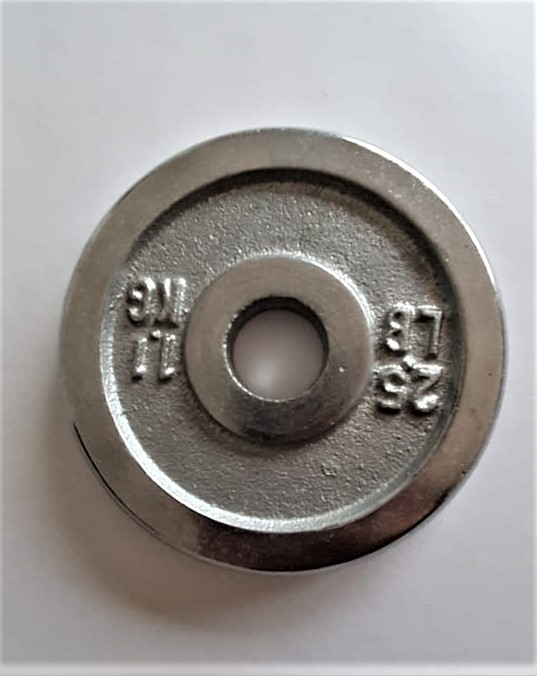
#> input picture Artificial Vision/TP N°3 - Reconocer Formas/testing/WhatsApp Image 2020-05-22 at 09.22.07.jpeg, 537 x 676 px
$ python -i HUmomentsfromI.py   (imports and definitions only)
#> lines starting #> are read from the running program, lines starting #| are printed output that depends on the picture; after the words box and inside, x2 and y2 are one past the last pixel; in counts of white or black regions, pixels touching at a corner belong together
import cv2

def on_trackbar_change(val):
    # do nothing
    pass

def contour(frame):
    window_name = 'Binary'
    trackbar_name = 'Threshold'
    Amin = 'Area min'
    Amax ='Area max'
    cv2.namedWindow(window_name)
    slider_max = 200
    cv2.createTrackbar(trackbar_name, window_name, 0, slider_max, on_trackbar_change)
    cv2.createTrackbar(Amin, window_name, 1, 24999, on_trackbar_change)
    cv2.createTrackbar(Amax, window_name, 25000, 50000, on_trackbar_change)

        # Obtenemos el valor del trackbar
    trackbar_val = cv2.getTrackbarPos(trackbar_name, window_name)
    areamax = cv2.getTrackbarPos(Amax, window_name)
    areamin = cv2.getTrackbarPos(Amin, window_name)


    # Llevamos la imagen a monocromatica
    gray = cv2.cvtColor(frame, cv2.COLOR_RGB2GRAY)
    # Aplicamos threshold con el valor del trackbar
    _, thresh1 = cv2.threshold(gray, trackbar_val, 255, cv2.THRESH_BINARY)
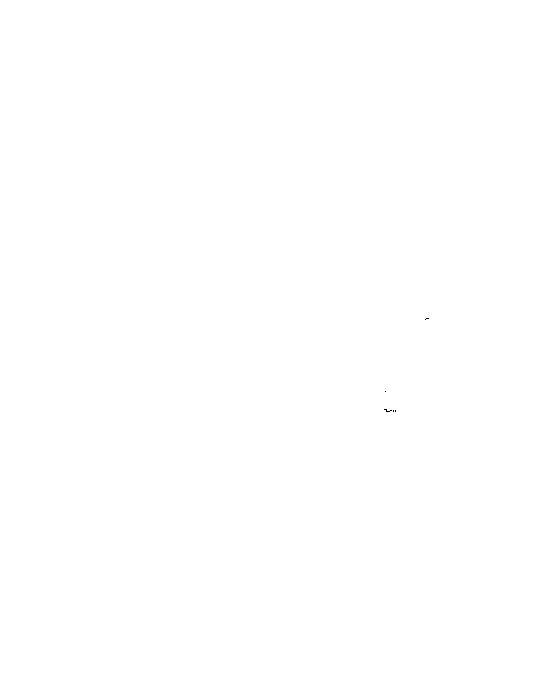
#> thresh1: shape (676, 537); 100% white; black in thin lines or dots, all inside (x1, y1, x2, y2) = (384, 318, 429, 412)
    # Eliminamos el ruido de la imagen
    kernel = cv2.getStructuringElement(cv2.MORPH_ELLIPSE, (10, 10))
    opening = cv2.morphologyEx(thresh1, cv2.MORPH_OPEN, kernel)
#> opening: shape (676, 537); 100% white; black in thin lines or dots, all inside (x1, y1, x2, y2) = (385, 410, 396, 412)
    closing = cv2.morphologyEx(opening, cv2.MORPH_CLOSE, kernel)
#> closing: shape (676, 537); every value is 255
    contours_denoise, _ = cv2.findContours(closing, cv2.RETR_TREE, cv2.CHAIN_APPROX_NONE)
#> contours_denoise = 1 contour; box (x1, y1, x2, y2) and area: (0, 0, 537, 676) 361800

    #cv2.drawContours(frame, contornos_filtrados, -1, (255, 255, 0), 2)

    contornos_filtrados = []

    for cont in contours_denoise:
            # print(cv2.contourArea(cont))
            if areamax > cv2.contourArea(cont) > areamin:
                contornos_filtrados.append(cont)
#> this loop made 1 pass
#> after the loop, contornos_filtrados = []

        # cv2.drawContours(frame, contornos_filtrados, -1, (255, 255, 0), 2)

    cntmax = contours_denoise[0]
#> cntmax = contour of 2422 points, box (x1, y1, x2, y2) (0, 0, 537, 676), area 361800

        # Busco contorno mas grande

    for cnt in contornos_filtrados:

        if cv2.contourArea(cnt) > cv2.contourArea(cntmax):
                cntmax = cnt

        cv2.drawContours(frame, [cntmax], -1, (255, 255, 255), 10)
#> this loop made 0 passes


    #if cv2.waitKey(1) & 0xFF == ord('p'):
    moments = cv2.moments(cntmax)
#> moments = moments, m00 361800, centre m10/m00, m01/m00 = (268, 337.5)
    humoments = cv2.HuMoments(moments)
#> humoments = [0.171, 0.0015, 0, 0, 0, 0, 0]
    for i in range(0, 7):
        print("letter s2 -> h", str(i), str(humoments[i]))
        M = cv2.moments(cntmax)
        cX = int(M["m10"] / M["m00"])  # calcula la coordenada en x, int es entero. M00 es el area total
        cY = int(M["m01"] / M["m00"])
        print("cX was: {}".format(cX))
        print("cY was: {}".format(cY))
#> this loop made 7 passes
#> (printed output is left out)

    return humoments


    cv2.imshow(window_name, cv2.flip(frame, 1))
    cv2.imshow('den', cv2.flip(closing, 1))

>>> import cv2
>>> picture = cv2.cvtColor(cv2.imread('testing/WhatsApp Image 2020-05-22 at 09.22.07.jpeg'), cv2.COLOR_BGR2RGB)
>>> result = contour(picture)
#> result = [0.171, 0.0015, 0, 0, 0, 0, 0]

$ run again, on Artificial Vision/TP N°3 - Reconocer Formas/testing/WhatsApp Image 2020-05-22 at 09.22.41.jpeg
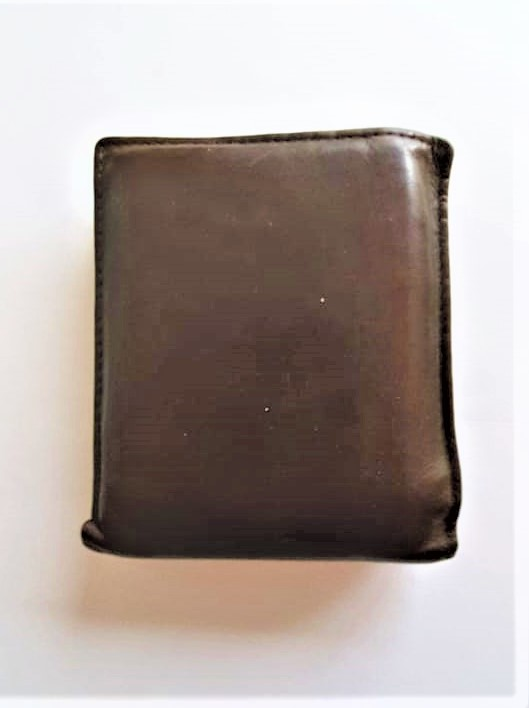
#> input picture Artificial Vision/TP N°3 - Reconocer Formas/testing/WhatsApp Image 2020-05-22 at 09.22.41.jpeg, 529 x 708 px
#> in contour, `gray = cv2.cvtColor(frame, cv2.COLOR_RGB2GRAY)`:
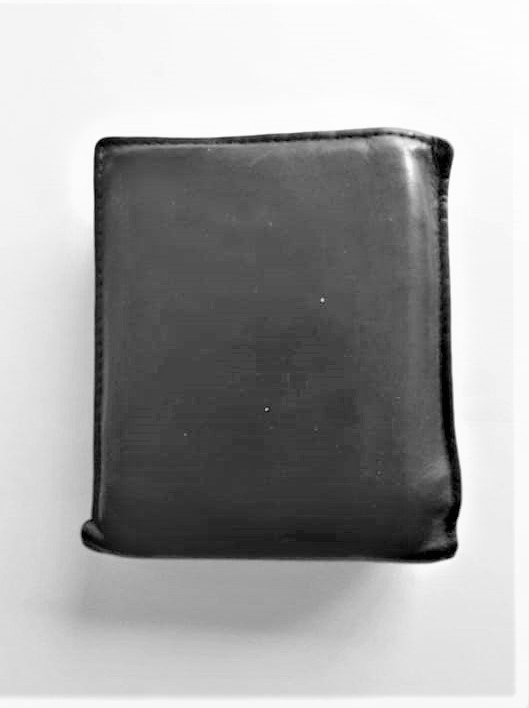
#> gray: shape (708, 529); min 0, max 255, mean 164.2
#> thresh1: shape (708, 529); 100% white; black in thin lines or dots, all inside (x1, y1, x2, y2) = (86, 162, 448, 556)
#> opening: shape (708, 529); 100% white; black in thin lines or dots, all inside (x1, y1, x2, y2) = (442, 555, 445, 556)
#> closing: shape (708, 529); every value is 255
#> contours_denoise = 1 contour; box (x1, y1, x2, y2) and area: (0, 0, 529, 708) 373296
#> the loop in contour, `for cont in contours_denoise:` made 1 pass
#> after the loop in contour, `for cont in contours_denoise:`: contornos_filtrados = []
#> cntmax = contour of 2470 points, box (x1, y1, x2, y2) (0, 0, 529, 708), area 373296
#> moments = moments, m00 373296, centre m10/m00, m01/m00 = (264, 353.5)
#> humoments = [0.174, 0.00244, 0, 0, 0, 0, 0]
#> the loop in contour, `for i in range(0, 7):` made 7 passes
#> (printed output is left out)

$ run again, on Artificial Vision/TP N°3 - Reconocer Formas/testing/WhatsApp Image 2020-05-22 at 09.27.46.jpeg
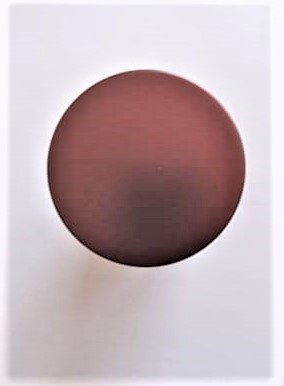
#> input picture Artificial Vision/TP N°3 - Reconocer Formas/testing/WhatsApp Image 2020-05-22 at 09.27.46.jpeg, 284 x 386 px
#> in contour, `gray = cv2.cvtColor(frame, cv2.COLOR_RGB2GRAY)`:
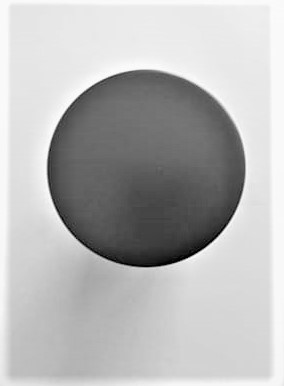
#> gray: shape (386, 284); min 2, max 254, mean 183.2
#> thresh1: shape (386, 284); every value is 255
#> contours_denoise = 1 contour; box (x1, y1, x2, y2) and area: (0, 0, 284, 386) 108955
#> the loop in contour, `for cont in contours_denoise:` made 1 pass
#> after the loop in contour, `for cont in contours_denoise:`: contornos_filtrados = []
#> cntmax = contour of 1336 points, box (x1, y1, x2, y2) (0, 0, 284, 386), area 108955
#> moments = moments, m00 108955, centre m10/m00, m01/m00 = (141.5, 192.5)
#> humoments = [0.175, 0.00272, 2.49e-33, 5.88e-33, -7.9e-66, 2.05e-34, 2.11e-65]
#> the loop in contour, `for i in range(0, 7):` made 7 passes
#> (printed output is left out)
#> result has the same summary as humoments in contour

$ run again, on Artificial Vision/TP N°3 - Reconocer Formas/testing/WhatsApp Image 2020-05-22 at 09.30.26.jpeg
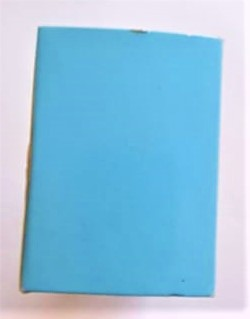
#> input picture Artificial Vision/TP N°3 - Reconocer Formas/testing/WhatsApp Image 2020-05-22 at 09.30.26.jpeg, 250 x 319 px
#> in contour, `gray = cv2.cvtColor(frame, cv2.COLOR_RGB2GRAY)`:
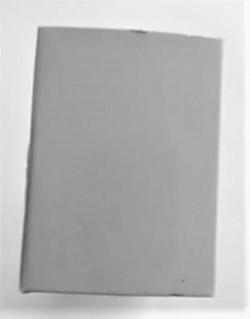
#> gray: shape (319, 250); min 84, max 251, mean 182.6
#> thresh1: shape (319, 250); every value is 255
#> contours_denoise = 1 contour; box (x1, y1, x2, y2) and area: (0, 0, 250, 319) 79182
#> the loop in contour, `for cont in contours_denoise:` made 1 pass
#> after the loop in contour, `for cont in contours_denoise:`: contornos_filtrados = []
#> cntmax = contour of 1134 points, box (x1, y1, x2, y2) (0, 0, 250, 319), area 79182
#> moments = moments, m00 79182, centre m10/m00, m01/m00 = (124.5, 159)
#> humoments = [0.172, 0.0017, 0, 0, 0, 0, 0]
#> the loop in contour, `for i in range(0, 7):` made 7 passes
#> (printed output is left out)
